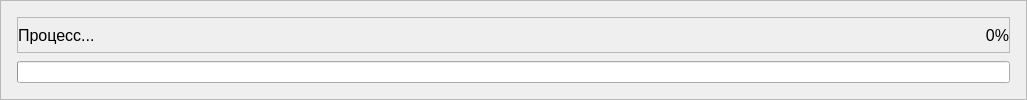
     <widget class="QFrame" name="progress_bar_frame">
      <property name="sizePolicy">
       <sizepolicy hsizetype="Preferred" vsizetype="Fixed">
        <horstretch>0</horstretch>
        <verstretch>0</verstretch>
       </sizepolicy>
      </property>
      <property name="frameShape">
       <enum>QFrame::StyledPanel</enum>
      </property>
      <property name="frameShadow">
       <enum>QFrame::Raised</enum>
      </property>
      <layout class="QVBoxLayout" name="verticalLayout_11">
       <property name="spacing">
        <number>8</number>
       </property>
       <property name="leftMargin">
        <number>16</number>
       </property>
       <property name="topMargin">
        <number>16</number>
       </property>
       <property name="rightMargin">
        <number>16</number>
       </property>
       <property name="bottomMargin">
        <number>16</number>
       </property>
       <item>
        <widget class="QFrame" name="progress_bar_labels_frame">
         <property name="frameShape">
          <enum>QFrame::StyledPanel</enum>
         </property>
         <property name="frameShadow">
          <enum>QFrame::Raised</enum>
         </property>
         <layout class="QHBoxLayout" name="horizontalLayout_13">
          <property name="spacing">
           <number>8</number>
          </property>
          <property name="leftMargin">
           <number>0</number>
          </property>
          <property name="topMargin">
           <number>0</number>
          </property>
          <property name="rightMargin">
           <number>0</number>
          </property>
          <property name="bottomMargin">
           <number>0</number>
          </property>
          <item>
           <widget class="QLabel" name="progress_bar_labels_process_label">
            <property name="sizePolicy">
             <sizepolicy hsizetype="Fixed" vsizetype="Preferred">
              <horstretch>0</horstretch>
              <verstretch>0</verstretch>
             </sizepolicy>
            </property>
            <property name="font">
             <font>
              <pointsize>12</pointsize>
             </font>
            </property>
            <property name="text">
             <string>Процесс...</string>
            </property>
           </widget>
          </item>
          <item>
           <spacer name="horizontalSpacer_6">
            <property name="orientation">
             <enum>Qt::Horizontal</enum>
            </property>
            <property name="sizeHint" stdset="0">
             <size>
              <width>882</width>
              <height>12</height>
             </size>
            </property>
           </spacer>
          </item>
          <item>
           <widget class="QLabel" name="progress_bar_labels_percents_label">
            <property name="sizePolicy">
             <sizepolicy hsizetype="Fixed" vsizetype="Preferred">
              <horstretch>0</horstretch>
              <verstretch>0</verstretch>
             </sizepolicy>
            </property>
            <property name="font">
             <font>
              <pointsize>12</pointsize>
             </font>
            </property>
            <property name="text">
             <string>0%</string>
            </property>
            <property name="alignment">
             <set>Qt::AlignRight|Qt::AlignTrailing|Qt::AlignVCenter</set>
            </property>
           </widget>
          </item>
         </layout>
        </widget>
       </item>
       <item>
        <widget class="QProgressBar" name="progressBar">
         <property name="minimum">
          <number>0</number>
         </property>
         <property name="value">
          <number>0</number>
         </property>
         <property name="textVisible">
          <bool>false</bool>
         </property>
        </widget>
       </item>
      </layout>
     </widget>
